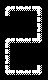

Tiled map render using the project's own tile images. Description and the whole map definition, tile-layer contents included, below:
An orthogonal 3x5 tile map with 16x16 px tiles, 1 tile layer (Kachelebene 1).

<map version="1.2" tiledversion="1.3.3" orientation="orthogonal" renderorder="right-down" width="3" height="5" tilewidth="16" tileheight="16" infinite="0" nextlayerid="2" nextobjectid="1">
 <tileset firstgid="1" source="myPONG.tsx" />
 <layer id="1" name="Kachelebene 1" width="3" height="5">
  <data encoding="csv">
570,571,633,
207,207,634,
570,571,698,
634,207,207,
697,571,698
</data>
 </layer>
</map>
